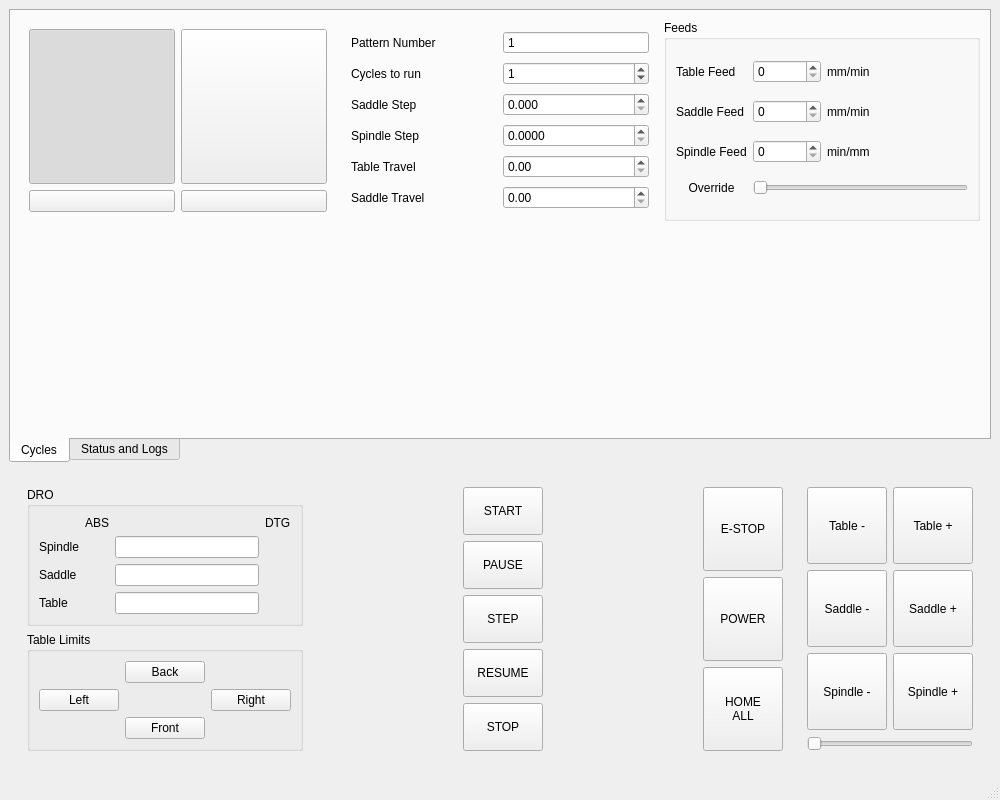
<?xml version="1.0" encoding="UTF-8"?>
<ui version="4.0">
 <class>MainWindow</class>
 <widget class="QMainWindow" name="MainWindow">
  <property name="geometry">
   <rect>
    <x>0</x>
    <y>0</y>
    <width>1000</width>
    <height>800</height>
   </rect>
  </property>
  <property name="windowTitle">
   <string>MainWindow</string>
  </property>
  <widget class="QWidget" name="centralwidget">
   <layout class="QVBoxLayout" name="verticalLayout">
    <item>
     <widget class="QTabWidget" name="tabWidget">
      <property name="tabPosition">
       <enum>QTabWidget::South</enum>
      </property>
      <property name="tabShape">
       <enum>QTabWidget::Rounded</enum>
      </property>
      <property name="currentIndex">
       <number>0</number>
      </property>
      <property name="elideMode">
       <enum>Qt::ElideNone</enum>
      </property>
      <widget class="QWidget" name="cyclesWidget">
       <attribute name="title">
        <string>Cycles</string>
       </attribute>
       <layout class="QGridLayout" name="gridLayout_8">
        <item row="0" column="2">
         <widget class="QGroupBox" name="groupBox">
          <property name="title">
           <string>Feeds</string>
          </property>
          <layout class="QGridLayout" name="gridLayout_5">
           <item row="3" column="0">
            <widget class="QLabel" name="label_7">
             <property name="text">
              <string>Spindle Feed</string>
             </property>
            </widget>
           </item>
           <item row="1" column="0">
            <widget class="QLabel" name="label_5">
             <property name="text">
              <string>Table Feed</string>
             </property>
            </widget>
           </item>
           <item row="4" column="0">
            <widget class="QLabel" name="label_8">
             <property name="text">
              <string>Override</string>
             </property>
             <property name="alignment">
              <set>Qt::AlignCenter</set>
             </property>
            </widget>
           </item>
           <item row="2" column="0">
            <widget class="QLabel" name="label_6">
             <property name="text">
              <string>Saddle Feed</string>
             </property>
            </widget>
           </item>
           <item row="1" column="1">
            <widget class="VCPSettingsSpinBox" name="tablefeed">
             <property name="settingName" stdset="0">
              <string>feeds.table</string>
             </property>
            </widget>
           </item>
           <item row="2" column="1">
            <widget class="VCPSettingsSpinBox" name="saddlefeed">
             <property name="settingName" stdset="0">
              <string>feeds.saddle</string>
             </property>
            </widget>
           </item>
           <item row="3" column="1">
            <widget class="VCPSettingsSpinBox" name="spindlefeed">
             <property name="settingName" stdset="0">
              <string>feeds.spindle</string>
             </property>
            </widget>
           </item>
           <item row="4" column="1" colspan="3">
            <widget class="ActionSlider" name="actionslider">
             <property name="orientation">
              <enum>Qt::Horizontal</enum>
             </property>
             <property name="actionName" stdset="0">
              <string>machine.feed-override.set</string>
             </property>
            </widget>
           </item>
           <item row="1" column="2">
            <widget class="QLabel" name="label_15">
             <property name="text">
              <string>mm/min</string>
             </property>
            </widget>
           </item>
           <item row="2" column="2">
            <widget class="QLabel" name="label_16">
             <property name="text">
              <string>mm/min</string>
             </property>
            </widget>
           </item>
           <item row="3" column="2">
            <widget class="QLabel" name="label_17">
             <property name="text">
              <string>min/mm</string>
             </property>
            </widget>
           </item>
          </layout>
         </widget>
        </item>
        <item row="0" column="1">
         <widget class="QWidget" name="widget_7" native="true">
          <layout class="QGridLayout" name="gridLayout_7">
           <item row="0" column="0">
            <widget class="QLabel" name="label_9">
             <property name="text">
              <string>Pattern Number</string>
             </property>
            </widget>
           </item>
           <item row="4" column="0">
            <widget class="QLabel" name="label_12">
             <property name="text">
              <string>Table Travel</string>
             </property>
            </widget>
           </item>
           <item row="5" column="0">
            <widget class="QLabel" name="label_13">
             <property name="text">
              <string>Saddle Travel</string>
             </property>
            </widget>
           </item>
           <item row="0" column="1">
            <widget class="QSpinBox" name="pattern">
             <property name="readOnly">
              <bool>true</bool>
             </property>
             <property name="buttonSymbols">
              <enum>QAbstractSpinBox::NoButtons</enum>
             </property>
             <property name="maximum">
              <number>4</number>
             </property>
             <property name="value">
              <number>1</number>
             </property>
            </widget>
           </item>
           <item row="2" column="0">
            <widget class="QLabel" name="label_11">
             <property name="text">
              <string>Saddle Step</string>
             </property>
            </widget>
           </item>
           <item row="1" column="0">
            <widget class="QLabel" name="label_10">
             <property name="text">
              <string>Cycles to run</string>
             </property>
            </widget>
           </item>
           <item row="3" column="0">
            <widget class="QLabel" name="label_14">
             <property name="text">
              <string>Spindle Step</string>
             </property>
            </widget>
           </item>
           <item row="1" column="1">
            <widget class="VCPSettingsSpinBox" name="cycles">
             <property name="maximum">
              <number>100</number>
             </property>
             <property name="value">
              <number>1</number>
             </property>
             <property name="settingName" stdset="0">
              <string>patternvars.cycles</string>
             </property>
            </widget>
           </item>
           <item row="2" column="1">
            <widget class="VCPSettingsDoubleSpinBox" name="ystep">
             <property name="decimals">
              <number>3</number>
             </property>
             <property name="maximum">
              <double>25.000000000000000</double>
             </property>
             <property name="singleStep">
              <double>0.250000000000000</double>
             </property>
             <property name="settingName" stdset="0">
              <string>patternvars.saddle-step</string>
             </property>
            </widget>
           </item>
           <item row="3" column="1">
            <widget class="VCPSettingsDoubleSpinBox" name="spindlestep">
             <property name="decimals">
              <number>4</number>
             </property>
             <property name="maximum">
              <double>2.000000000000000</double>
             </property>
             <property name="singleStep">
              <double>0.001000000000000</double>
             </property>
             <property name="settingName" stdset="0">
              <string>patternvars.spindle-step</string>
             </property>
            </widget>
           </item>
           <item row="4" column="1">
            <widget class="VCPSettingsDoubleSpinBox" name="xtravel">
             <property name="maximum">
              <double>1000.000000000000000</double>
             </property>
             <property name="singleStep">
              <double>0.010000000000000</double>
             </property>
             <property name="settingName" stdset="0">
              <string>patternvars.table-travel</string>
             </property>
            </widget>
           </item>
           <item row="5" column="1">
            <widget class="VCPSettingsDoubleSpinBox" name="ytravel">
             <property name="maximum">
              <double>400.000000000000000</double>
             </property>
             <property name="singleStep">
              <double>0.010000000000000</double>
             </property>
             <property name="settingName" stdset="0">
              <string>patternvars.saddle-travel</string>
             </property>
            </widget>
           </item>
          </layout>
         </widget>
        </item>
        <item row="2" column="0" colspan="3">
         <widget class="VTKBackPlot" name="vtk">
          <property name="enableProgramTicks" stdset="0">
           <bool>false</bool>
          </property>
         </widget>
        </item>
        <item row="0" column="0">
         <widget class="QWidget" name="patternWidget" native="true">
          <layout class="QGridLayout" name="gridLayout_3">
           <item row="0" column="0">
            <widget class="QPushButton" name="actionbutton_4">
             <property name="sizePolicy">
              <sizepolicy hsizetype="Minimum" vsizetype="Preferred">
               <horstretch>0</horstretch>
               <verstretch>0</verstretch>
              </sizepolicy>
             </property>
             <property name="icon">
              <iconset>
               <normaloff>../resources/sg-continuousfeed.png</normaloff>../resources/sg-continuousfeed.png</iconset>
             </property>
             <property name="iconSize">
              <size>
               <width>80</width>
               <height>80</height>
              </size>
             </property>
             <property name="checkable">
              <bool>true</bool>
             </property>
             <property name="checked">
              <bool>true</bool>
             </property>
             <property name="autoExclusive">
              <bool>true</bool>
             </property>
             <property name="pattern" stdset="0">
              <number>1</number>
             </property>
             <attribute name="buttonGroup">
              <string notr="true">patternGroup</string>
             </attribute>
            </widget>
           </item>
           <item row="0" column="1">
            <widget class="QPushButton" name="actionbutton_5">
             <property name="sizePolicy">
              <sizepolicy hsizetype="Minimum" vsizetype="Preferred">
               <horstretch>0</horstretch>
               <verstretch>0</verstretch>
              </sizepolicy>
             </property>
             <property name="icon">
              <iconset>
               <normaloff>../resources/sg-feed-bothends.png</normaloff>../resources/sg-feed-bothends.png</iconset>
             </property>
             <property name="iconSize">
              <size>
               <width>80</width>
               <height>80</height>
              </size>
             </property>
             <property name="checkable">
              <bool>true</bool>
             </property>
             <property name="autoExclusive">
              <bool>true</bool>
             </property>
             <property name="pattern" stdset="0">
              <number>2</number>
             </property>
             <attribute name="buttonGroup">
              <string notr="true">patternGroup</string>
             </attribute>
            </widget>
           </item>
           <item row="2" column="0">
            <widget class="QPushButton" name="actionbutton_6">
             <property name="icon">
              <iconset>
               <normaloff>../resources/sg-feed-leftend.png</normaloff>../resources/sg-feed-leftend.png</iconset>
             </property>
             <property name="iconSize">
              <size>
               <width>80</width>
               <height>80</height>
              </size>
             </property>
             <property name="checkable">
              <bool>true</bool>
             </property>
             <property name="autoExclusive">
              <bool>true</bool>
             </property>
             <property name="pattern" stdset="0">
              <number>3</number>
             </property>
             <attribute name="buttonGroup">
              <string notr="true">patternGroup</string>
             </attribute>
            </widget>
           </item>
           <item row="2" column="1">
            <widget class="QPushButton" name="actionbutton_7">
             <property name="sizePolicy">
              <sizepolicy hsizetype="Minimum" vsizetype="Preferred">
               <horstretch>0</horstretch>
               <verstretch>0</verstretch>
              </sizepolicy>
             </property>
             <property name="icon">
              <iconset>
               <normaloff>../resources/sg-nofeed.png</normaloff>../resources/sg-nofeed.png</iconset>
             </property>
             <property name="iconSize">
              <size>
               <width>80</width>
               <height>80</height>
              </size>
             </property>
             <property name="shortcut">
              <string>Return</string>
             </property>
             <property name="checkable">
              <bool>true</bool>
             </property>
             <property name="autoExclusive">
              <bool>true</bool>
             </property>
             <property name="pattern" stdset="0">
              <number>4</number>
             </property>
             <attribute name="buttonGroup">
              <string notr="true">patternGroup</string>
             </attribute>
            </widget>
           </item>
          </layout>
         </widget>
        </item>
       </layout>
      </widget>
      <widget class="QWidget" name="status">
       <attribute name="title">
        <string>Status and Logs</string>
       </attribute>
      </widget>
     </widget>
    </item>
    <item>
     <widget class="QWidget" name="widget" native="true">
      <layout class="QHBoxLayout" name="horizontalLayout">
       <item>
        <widget class="QWidget" name="widget_2" native="true">
         <layout class="QVBoxLayout" name="verticalLayout_2">
          <item>
           <widget class="QGroupBox" name="droGrp">
            <property name="title">
             <string>DRO</string>
            </property>
            <layout class="QGridLayout" name="gridLayout_2">
             <item row="1" column="0">
              <widget class="QLabel" name="label">
               <property name="text">
                <string>Spindle</string>
               </property>
              </widget>
             </item>
             <item row="1" column="2">
              <widget class="DROLineEdit" name="dro_entry">
               <property name="referenceType" stdset="0">
                <number>1</number>
               </property>
               <property name="axisNumber" stdset="0">
                <number>2</number>
               </property>
               <property name="inchFormat" stdset="0">
                <string>%9.4f</string>
               </property>
               <property name="millimeterFormat" stdset="0">
                <string>%10.3f</string>
               </property>
               <property name="degreeFormat" stdset="0">
                <string>%10.2f</string>
               </property>
               <property name="latheMode" stdset="0">
                <number>0</number>
               </property>
              </widget>
             </item>
             <item row="2" column="2">
              <widget class="DROLineEdit" name="dro_G5x_saddle">
               <property name="referenceType" stdset="0">
                <number>1</number>
               </property>
               <property name="axisNumber" stdset="0">
                <number>1</number>
               </property>
               <property name="inchFormat" stdset="0">
                <string>%9.4f</string>
               </property>
               <property name="millimeterFormat" stdset="0">
                <string>%10.3f</string>
               </property>
               <property name="degreeFormat" stdset="0">
                <string>%10.2f</string>
               </property>
               <property name="latheMode" stdset="0">
                <number>0</number>
               </property>
              </widget>
             </item>
             <item row="2" column="0">
              <widget class="QLabel" name="label_2">
               <property name="text">
                <string>Saddle</string>
               </property>
              </widget>
             </item>
             <item row="0" column="1">
              <widget class="QLabel" name="label_3">
               <property name="text">
                <string>ABS</string>
               </property>
              </widget>
             </item>
             <item row="0" column="3">
              <widget class="QLabel" name="label_4">
               <property name="text">
                <string>DTG</string>
               </property>
              </widget>
             </item>
             <item row="1" column="1">
              <widget class="DROLabel" name="drolabel">
               <property name="sizePolicy">
                <sizepolicy hsizetype="Preferred" vsizetype="Preferred">
                 <horstretch>0</horstretch>
                 <verstretch>0</verstretch>
                </sizepolicy>
               </property>
               <property name="referenceType" stdset="0">
                <number>0</number>
               </property>
               <property name="axisNumber" stdset="0">
                <number>2</number>
               </property>
               <property name="inchFormat" stdset="0">
                <string>%9.4f</string>
               </property>
               <property name="millimeterFormat" stdset="0">
                <string>%10.3f</string>
               </property>
               <property name="degreeFormat" stdset="0">
                <string>%10.2f</string>
               </property>
               <property name="latheMode" stdset="0">
                <number>0</number>
               </property>
              </widget>
             </item>
             <item row="2" column="1">
              <widget class="DROLabel" name="drolabel_2">
               <property name="referenceType" stdset="0">
                <number>0</number>
               </property>
               <property name="axisNumber" stdset="0">
                <number>1</number>
               </property>
               <property name="inchFormat" stdset="0">
                <string>%9.4f</string>
               </property>
               <property name="millimeterFormat" stdset="0">
                <string>%10.3f</string>
               </property>
               <property name="degreeFormat" stdset="0">
                <string>%10.2f</string>
               </property>
               <property name="latheMode" stdset="0">
                <number>0</number>
               </property>
              </widget>
             </item>
             <item row="1" column="3">
              <widget class="DROLabel" name="drolabel_3">
               <property name="referenceType" stdset="0">
                <number>2</number>
               </property>
               <property name="axisNumber" stdset="0">
                <number>2</number>
               </property>
               <property name="inchFormat" stdset="0">
                <string>%9.4f</string>
               </property>
               <property name="millimeterFormat" stdset="0">
                <string>%10.3f</string>
               </property>
               <property name="degreeFormat" stdset="0">
                <string>%10.2f</string>
               </property>
               <property name="latheMode" stdset="0">
                <number>0</number>
               </property>
              </widget>
             </item>
             <item row="2" column="3">
              <widget class="DROLabel" name="drolabel_4">
               <property name="referenceType" stdset="0">
                <number>2</number>
               </property>
               <property name="axisNumber" stdset="0">
                <number>1</number>
               </property>
               <property name="inchFormat" stdset="0">
                <string>%9.4f</string>
               </property>
               <property name="millimeterFormat" stdset="0">
                <string>%10.3f</string>
               </property>
               <property name="degreeFormat" stdset="0">
                <string>%10.2f</string>
               </property>
               <property name="latheMode" stdset="0">
                <number>0</number>
               </property>
              </widget>
             </item>
             <item row="0" column="2">
              <widget class="StatusLabel" name="statuslabel">
               <property name="rules" stdset="0">
                <string>[{&quot;channels&quot;: [{&quot;url&quot;: &quot;status:g5x_index?string&quot;, &quot;trigger&quot;: true}], &quot;property&quot;: &quot;Text&quot;, &quot;expression&quot;: &quot;ch[0]&quot;, &quot;name&quot;: &quot;G5x&quot;}]</string>
               </property>
              </widget>
             </item>
             <item row="3" column="2">
              <widget class="DROLineEdit" name="dro_G5x_table">
               <property name="referenceType" stdset="0">
                <number>1</number>
               </property>
               <property name="axisNumber" stdset="0">
                <number>0</number>
               </property>
               <property name="inchFormat" stdset="0">
                <string>%9.4f</string>
               </property>
               <property name="millimeterFormat" stdset="0">
                <string>%10.3f</string>
               </property>
               <property name="degreeFormat" stdset="0">
                <string>%10.2f</string>
               </property>
               <property name="latheMode" stdset="0">
                <number>0</number>
               </property>
              </widget>
             </item>
             <item row="3" column="1">
              <widget class="DROLabel" name="drolabel_5">
               <property name="referenceType" stdset="0">
                <number>0</number>
               </property>
               <property name="axisNumber" stdset="0">
                <number>0</number>
               </property>
               <property name="inchFormat" stdset="0">
                <string>%9.4f</string>
               </property>
               <property name="millimeterFormat" stdset="0">
                <string>%10.3f</string>
               </property>
               <property name="degreeFormat" stdset="0">
                <string>%10.2f</string>
               </property>
               <property name="latheMode" stdset="0">
                <number>0</number>
               </property>
              </widget>
             </item>
             <item row="3" column="3">
              <widget class="DROLabel" name="drolabel_6">
               <property name="referenceType" stdset="0">
                <number>2</number>
               </property>
               <property name="axisNumber" stdset="0">
                <number>0</number>
               </property>
               <property name="inchFormat" stdset="0">
                <string>%9.4f</string>
               </property>
               <property name="millimeterFormat" stdset="0">
                <string>%10.3f</string>
               </property>
               <property name="degreeFormat" stdset="0">
                <string>%10.2f</string>
               </property>
               <property name="latheMode" stdset="0">
                <number>0</number>
               </property>
              </widget>
             </item>
             <item row="3" column="0">
              <widget class="QLabel" name="label_18">
               <property name="text">
                <string>Table</string>
               </property>
              </widget>
             </item>
            </layout>
           </widget>
          </item>
          <item>
           <widget class="QGroupBox" name="limitsGrp">
            <property name="title">
             <string>Table Limits</string>
            </property>
            <layout class="QGridLayout" name="gridLayout">
             <item row="1" column="2">
              <widget class="MDIButton" name="btn_right_table_marker">
               <property name="sizePolicy">
                <sizepolicy hsizetype="Minimum" vsizetype="Preferred">
                 <horstretch>0</horstretch>
                 <verstretch>0</verstretch>
                </sizepolicy>
               </property>
               <property name="text">
                <string>Right</string>
               </property>
              </widget>
             </item>
             <item row="2" column="1">
              <widget class="MDIButton" name="btn_front_set">
               <property name="sizePolicy">
                <sizepolicy hsizetype="Minimum" vsizetype="Preferred">
                 <horstretch>0</horstretch>
                 <verstretch>0</verstretch>
                </sizepolicy>
               </property>
               <property name="text">
                <string>Front</string>
               </property>
               <property name="MDICommand" stdset="0">
                <string>G10L20P0Y0</string>
               </property>
              </widget>
             </item>
             <item row="1" column="0">
              <widget class="MDIButton" name="btn_left_set">
               <property name="text">
                <string>Left</string>
               </property>
               <property name="MDICommand" stdset="0">
                <string>G10L20P0X0</string>
               </property>
              </widget>
             </item>
             <item row="0" column="1">
              <widget class="MDIButton" name="btn_saddle_front_marker">
               <property name="text">
                <string>Back</string>
               </property>
               <property name="MDICommand" stdset="0">
                <string/>
               </property>
              </widget>
             </item>
            </layout>
           </widget>
          </item>
         </layout>
        </widget>
       </item>
       <item>
        <spacer name="horizontalSpacer_2">
         <property name="orientation">
          <enum>Qt::Horizontal</enum>
         </property>
         <property name="sizeHint" stdset="0">
          <size>
           <width>40</width>
           <height>20</height>
          </size>
         </property>
        </spacer>
       </item>
       <item>
        <widget class="QWidget" name="widget_4" native="true">
         <layout class="QGridLayout" name="gridLayout_4">
          <item row="0" column="0">
           <widget class="SubCallButton" name="btn_start">
            <property name="sizePolicy">
             <sizepolicy hsizetype="Minimum" vsizetype="Preferred">
              <horstretch>0</horstretch>
              <verstretch>0</verstretch>
             </sizepolicy>
            </property>
            <property name="text">
             <string>START</string>
            </property>
            <property name="filename" stdset="0">
             <string>sg.ngc</string>
            </property>
           </widget>
          </item>
          <item row="4" column="0">
           <widget class="ActionButton" name="actionbutton_2">
            <property name="sizePolicy">
             <sizepolicy hsizetype="Fixed" vsizetype="Preferred">
              <horstretch>0</horstretch>
              <verstretch>0</verstretch>
             </sizepolicy>
            </property>
            <property name="maximumSize">
             <size>
              <width>16777215</width>
              <height>16777215</height>
             </size>
            </property>
            <property name="text">
             <string>STOP</string>
            </property>
            <property name="actionName" stdset="0">
             <string>program.abort</string>
            </property>
           </widget>
          </item>
          <item row="2" column="0">
           <widget class="ActionButton" name="actionbutton_13">
            <property name="sizePolicy">
             <sizepolicy hsizetype="Minimum" vsizetype="Preferred">
              <horstretch>0</horstretch>
              <verstretch>0</verstretch>
             </sizepolicy>
            </property>
            <property name="text">
             <string>STEP</string>
            </property>
            <property name="actionName" stdset="0">
             <string>program.step</string>
            </property>
           </widget>
          </item>
          <item row="1" column="0">
           <widget class="ActionButton" name="actionbutton">
            <property name="sizePolicy">
             <sizepolicy hsizetype="Minimum" vsizetype="Preferred">
              <horstretch>0</horstretch>
              <verstretch>0</verstretch>
             </sizepolicy>
            </property>
            <property name="text">
             <string>PAUSE</string>
            </property>
            <property name="actionName" stdset="0">
             <string>program.pause</string>
            </property>
           </widget>
          </item>
          <item row="3" column="0">
           <widget class="ActionButton" name="actionbutton_12">
            <property name="sizePolicy">
             <sizepolicy hsizetype="Minimum" vsizetype="Preferred">
              <horstretch>0</horstretch>
              <verstretch>0</verstretch>
             </sizepolicy>
            </property>
            <property name="text">
             <string>RESUME</string>
            </property>
            <property name="actionName" stdset="0">
             <string>program.resume</string>
            </property>
           </widget>
          </item>
         </layout>
        </widget>
       </item>
       <item>
        <spacer name="horizontalSpacer">
         <property name="orientation">
          <enum>Qt::Horizontal</enum>
         </property>
         <property name="sizeHint" stdset="0">
          <size>
           <width>40</width>
           <height>20</height>
          </size>
         </property>
        </spacer>
       </item>
       <item>
        <widget class="QWidget" name="widget_5" native="true">
         <layout class="QVBoxLayout" name="verticalLayout_3">
          <item>
           <widget class="ActionButton" name="actionbutton_10">
            <property name="sizePolicy">
             <sizepolicy hsizetype="Minimum" vsizetype="Preferred">
              <horstretch>0</horstretch>
              <verstretch>0</verstretch>
             </sizepolicy>
            </property>
            <property name="styleSheet">
             <string notr="true"/>
            </property>
            <property name="text">
             <string>E-STOP</string>
            </property>
            <property name="checkable">
             <bool>true</bool>
            </property>
            <property name="actionName" stdset="0">
             <string>machine.estop.toggle</string>
            </property>
           </widget>
          </item>
          <item>
           <widget class="ActionButton" name="actionbutton_11">
            <property name="sizePolicy">
             <sizepolicy hsizetype="Minimum" vsizetype="Preferred">
              <horstretch>0</horstretch>
              <verstretch>0</verstretch>
             </sizepolicy>
            </property>
            <property name="text">
             <string>POWER</string>
            </property>
            <property name="checkable">
             <bool>true</bool>
            </property>
            <property name="actionName" stdset="0">
             <string>machine.power.toggle</string>
            </property>
           </widget>
          </item>
          <item>
           <widget class="ActionButton" name="actionbutton_9">
            <property name="sizePolicy">
             <sizepolicy hsizetype="Minimum" vsizetype="Preferred">
              <horstretch>0</horstretch>
              <verstretch>0</verstretch>
             </sizepolicy>
            </property>
            <property name="text">
             <string>HOME
ALL</string>
            </property>
            <property name="rules" stdset="0">
             <string>[{&quot;channels&quot;: [{&quot;url&quot;: &quot;status:all_axes_homed&quot;, &quot;trigger&quot;: true}], &quot;property&quot;: &quot;Text&quot;, &quot;expression&quot;: &quot;'HOMED' if ch[0] else 'HOME\\nALL'&quot;, &quot;name&quot;: &quot;Button Text&quot;}, {&quot;channels&quot;: [{&quot;url&quot;: &quot;status:all_axes_homed&quot;, &quot;trigger&quot;: true}], &quot;property&quot;: &quot;Style Sheet&quot;, &quot;expression&quot;: &quot;'background-color:rgb(138, 226, 52)' if ch[0] else ''&quot;, &quot;name&quot;: &quot;Background Colour&quot;}]</string>
            </property>
            <property name="actionName" stdset="0">
             <string>machine.home.all</string>
            </property>
           </widget>
          </item>
         </layout>
        </widget>
       </item>
       <item>
        <widget class="QWidget" name="widget_6" native="true">
         <layout class="QGridLayout" name="gridLayout_6">
          <item row="2" column="0">
           <widget class="ActionButton" name="actionbutton_17">
            <property name="sizePolicy">
             <sizepolicy hsizetype="Minimum" vsizetype="Preferred">
              <horstretch>0</horstretch>
              <verstretch>0</verstretch>
             </sizepolicy>
            </property>
            <property name="text">
             <string>Spindle -</string>
            </property>
            <property name="actionName" stdset="0">
             <string>machine.jog.axis:z,neg</string>
            </property>
           </widget>
          </item>
          <item row="2" column="1">
           <widget class="ActionButton" name="actionbutton_19">
            <property name="sizePolicy">
             <sizepolicy hsizetype="Minimum" vsizetype="Preferred">
              <horstretch>0</horstretch>
              <verstretch>0</verstretch>
             </sizepolicy>
            </property>
            <property name="text">
             <string>Spindle +</string>
            </property>
            <property name="actionName" stdset="0">
             <string>machine.jog.axis:z,pos</string>
            </property>
           </widget>
          </item>
          <item row="0" column="0">
           <widget class="ActionButton" name="actionbutton_14">
            <property name="sizePolicy">
             <sizepolicy hsizetype="Minimum" vsizetype="Preferred">
              <horstretch>0</horstretch>
              <verstretch>0</verstretch>
             </sizepolicy>
            </property>
            <property name="text">
             <string>Table -</string>
            </property>
            <property name="actionName" stdset="0">
             <string>machine.jog.axis:x,neg</string>
            </property>
           </widget>
          </item>
          <item row="0" column="1">
           <widget class="ActionButton" name="actionbutton_15">
            <property name="sizePolicy">
             <sizepolicy hsizetype="Minimum" vsizetype="Preferred">
              <horstretch>0</horstretch>
              <verstretch>0</verstretch>
             </sizepolicy>
            </property>
            <property name="text">
             <string>Table +</string>
            </property>
            <property name="actionName" stdset="0">
             <string>machine.jog.axis:x,pos</string>
            </property>
           </widget>
          </item>
          <item row="1" column="0">
           <widget class="ActionButton" name="actionbutton_16">
            <property name="sizePolicy">
             <sizepolicy hsizetype="Minimum" vsizetype="Preferred">
              <horstretch>0</horstretch>
              <verstretch>0</verstretch>
             </sizepolicy>
            </property>
            <property name="text">
             <string>Saddle -</string>
            </property>
            <property name="actionName" stdset="0">
             <string>machine.jog.axis:y,neg</string>
            </property>
           </widget>
          </item>
          <item row="1" column="1">
           <widget class="ActionButton" name="actionbutton_18">
            <property name="sizePolicy">
             <sizepolicy hsizetype="Minimum" vsizetype="Preferred">
              <horstretch>0</horstretch>
              <verstretch>0</verstretch>
             </sizepolicy>
            </property>
            <property name="text">
             <string>Saddle +</string>
            </property>
            <property name="actionName" stdset="0">
             <string>machine.jog.axis:y,pos</string>
            </property>
           </widget>
          </item>
          <item row="3" column="0" colspan="2">
           <widget class="ActionSlider" name="actionslider_2">
            <property name="maximum">
             <number>1000</number>
            </property>
            <property name="orientation">
             <enum>Qt::Horizontal</enum>
            </property>
            <property name="actionName" stdset="0">
             <string>machine.jog.set-linear-speed</string>
            </property>
           </widget>
          </item>
         </layout>
        </widget>
       </item>
      </layout>
     </widget>
    </item>
   </layout>
  </widget>
  <widget class="QStatusBar" name="statusbar"/>
  <action name="actionExit">
   <property name="text">
    <string>Exit</string>
   </property>
   <property name="shortcut">
    <string>Ctrl+Q</string>
   </property>
  </action>
  <action name="actionOPEN">
   <property name="text">
    <string>oPEN</string>
   </property>
  </action>
  <action name="actionOpen">
   <property name="text">
    <string>Open</string>
   </property>
   <property name="shortcut">
    <string>Ctrl+O</string>
   </property>
  </action>
  <action name="actionFullscreen">
   <property name="checkable">
    <bool>true</bool>
   </property>
   <property name="text">
    <string>Fullscreen</string>
   </property>
   <property name="shortcut">
    <string>F11</string>
   </property>
  </action>
 </widget>
 <customwidgets>
  <customwidget>
   <class>VCPSettingsSpinBox</class>
   <extends>QSpinBox</extends>
   <header>qtpyvcp.widgets.input_widgets.setting_slider</header>
  </customwidget>
  <customwidget>
   <class>ActionSlider</class>
   <extends>QSlider</extends>
   <header>qtpyvcp.widgets.input_widgets.action_slider</header>
  </customwidget>
  <customwidget>
   <class>VCPSettingsDoubleSpinBox</class>
   <extends>QDoubleSpinBox</extends>
   <header>qtpyvcp.widgets.input_widgets.setting_slider</header>
  </customwidget>
  <customwidget>
   <class>DROLineEdit</class>
   <extends>QLineEdit</extends>
   <header>qtpyvcp.widgets.input_widgets.dro_line_edit</header>
  </customwidget>
  <customwidget>
   <class>StatusLabel</class>
   <extends>QLabel</extends>
   <header>qtpyvcp.widgets.display_widgets.status_label</header>
  </customwidget>
  <customwidget>
   <class>SubCallButton</class>
   <extends>QPushButton</extends>
   <header>qtpyvcp.widgets.button_widgets.subcall_button</header>
  </customwidget>
  <customwidget>
   <class>MDIButton</class>
   <extends>QPushButton</extends>
   <header>qtpyvcp.widgets.button_widgets.mdi_button</header>
  </customwidget>
  <customwidget>
   <class>VTKBackPlot</class>
   <extends>QWidget</extends>
   <header>qtpyvcp.widgets.display_widgets.vtk_backplot.vtk_backplot</header>
  </customwidget>
  <customwidget>
   <class>DROLabel</class>
   <extends>QLabel</extends>
   <header>qtpyvcp.widgets.display_widgets.dro_label</header>
  </customwidget>
  <customwidget>
   <class>ActionButton</class>
   <extends>QPushButton</extends>
   <header>qtpyvcp.widgets.button_widgets.action_button</header>
  </customwidget>
 </customwidgets>
 <tabstops>
  <tabstop>actionbutton_4</tabstop>
  <tabstop>actionbutton_5</tabstop>
  <tabstop>actionbutton_6</tabstop>
  <tabstop>actionbutton_7</tabstop>
  <tabstop>pattern</tabstop>
  <tabstop>cycles</tabstop>
  <tabstop>ystep</tabstop>
  <tabstop>spindlestep</tabstop>
  <tabstop>xtravel</tabstop>
  <tabstop>ytravel</tabstop>
  <tabstop>tablefeed</tabstop>
  <tabstop>saddlefeed</tabstop>
  <tabstop>spindlefeed</tabstop>
  <tabstop>actionslider</tabstop>
  <tabstop>vtk</tabstop>
  <tabstop>dro_entry</tabstop>
  <tabstop>dro_G5x_saddle</tabstop>
  <tabstop>btn_right_table_marker</tabstop>
  <tabstop>btn_front_set</tabstop>
  <tabstop>btn_start</tabstop>
  <tabstop>actionbutton</tabstop>
  <tabstop>actionbutton_13</tabstop>
  <tabstop>actionbutton_12</tabstop>
  <tabstop>actionbutton_2</tabstop>
  <tabstop>actionbutton_10</tabstop>
  <tabstop>actionbutton_11</tabstop>
  <tabstop>actionbutton_9</tabstop>
  <tabstop>actionbutton_14</tabstop>
  <tabstop>actionbutton_15</tabstop>
  <tabstop>actionbutton_16</tabstop>
  <tabstop>actionbutton_18</tabstop>
  <tabstop>actionbutton_17</tabstop>
  <tabstop>actionbutton_19</tabstop>
  <tabstop>tabWidget</tabstop>
 </tabstops>
 <resources/>
 <connections>
  <connection>
   <sender>btn_start</sender>
   <signal>clicked()</signal>
   <receiver>vtk</receiver>
   <slot>clearLivePlot()</slot>
   <hints>
    <hint type="sourcelabel">
     <x>412</x>
     <y>516</y>
    </hint>
    <hint type="destinationlabel">
     <x>499</x>
     <y>331</y>
    </hint>
   </hints>
  </connection>
 </connections>
 <buttongroups>
  <buttongroup name="patternGroup"/>
 </buttongroups>
</ui>
